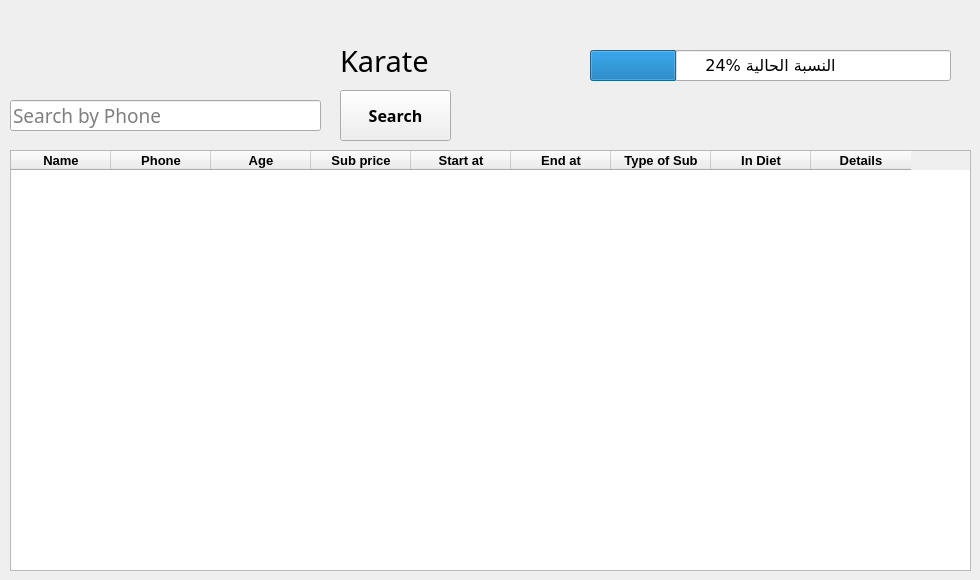
    <widget class="QWidget" name="tab_6">
     <attribute name="title">
      <string>Karate</string>
     </attribute>
     <widget class="QLineEdit" name="lineEdit_14">
      <property name="geometry">
       <rect>
        <x>10</x>
        <y>100</y>
        <width>311</width>
        <height>31</height>
       </rect>
      </property>
      <property name="font">
       <font>
        <family>Javanese Text</family>
        <pointsize>14</pointsize>
       </font>
      </property>
      <property name="placeholderText">
       <string>Search by Phone</string>
      </property>
     </widget>
     <widget class="QPushButton" name="pushButton_33">
      <property name="geometry">
       <rect>
        <x>340</x>
        <y>90</y>
        <width>111</width>
        <height>51</height>
       </rect>
      </property>
      <property name="font">
       <font>
        <family>Javanese Text</family>
        <pointsize>12</pointsize>
        <weight>75</weight>
        <bold>true</bold>
       </font>
      </property>
      <property name="cursor">
       <cursorShape>PointingHandCursor</cursorShape>
      </property>
      <property name="text">
       <string>Search</string>
      </property>
     </widget>
     <widget class="QTableWidget" name="tableWidget_4">
      <property name="geometry">
       <rect>
        <x>10</x>
        <y>150</y>
        <width>961</width>
        <height>421</height>
       </rect>
      </property>
      <property name="font">
       <font>
        <pointsize>10</pointsize>
        <weight>75</weight>
        <bold>true</bold>
       </font>
      </property>
      <column>
       <property name="text">
        <string>Name</string>
       </property>
       <property name="font">
        <font>
         <pointsize>10</pointsize>
         <weight>75</weight>
         <bold>true</bold>
        </font>
       </property>
       <property name="textAlignment">
        <set>AlignCenter</set>
       </property>
      </column>
      <column>
       <property name="text">
        <string>Phone</string>
       </property>
       <property name="font">
        <font>
         <pointsize>10</pointsize>
         <weight>75</weight>
         <bold>true</bold>
        </font>
       </property>
       <property name="textAlignment">
        <set>AlignCenter</set>
       </property>
      </column>
      <column>
       <property name="text">
        <string>Age</string>
       </property>
       <property name="font">
        <font>
         <pointsize>10</pointsize>
         <weight>75</weight>
         <bold>true</bold>
        </font>
       </property>
       <property name="textAlignment">
        <set>AlignCenter</set>
       </property>
      </column>
      <column>
       <property name="text">
        <string>Sub price</string>
       </property>
       <property name="font">
        <font>
         <pointsize>10</pointsize>
         <weight>75</weight>
         <bold>true</bold>
        </font>
       </property>
       <property name="textAlignment">
        <set>AlignCenter</set>
       </property>
      </column>
      <column>
       <property name="text">
        <string>Start at</string>
       </property>
       <property name="font">
        <font>
         <pointsize>10</pointsize>
         <weight>75</weight>
         <bold>true</bold>
        </font>
       </property>
       <property name="textAlignment">
        <set>AlignCenter</set>
       </property>
      </column>
      <column>
       <property name="text">
        <string>End at</string>
       </property>
       <property name="font">
        <font>
         <family>MS Shell Dlg 2</family>
         <pointsize>10</pointsize>
         <weight>75</weight>
         <bold>true</bold>
        </font>
       </property>
       <property name="textAlignment">
        <set>AlignCenter</set>
       </property>
      </column>
      <column>
       <property name="text">
        <string>Type of Sub</string>
       </property>
       <property name="font">
        <font>
         <pointsize>10</pointsize>
         <weight>75</weight>
         <bold>true</bold>
        </font>
       </property>
       <property name="textAlignment">
        <set>AlignCenter</set>
       </property>
      </column>
      <column>
       <property name="text">
        <string>In Diet</string>
       </property>
       <property name="font">
        <font>
         <pointsize>10</pointsize>
         <weight>75</weight>
         <bold>true</bold>
        </font>
       </property>
       <property name="textAlignment">
        <set>AlignCenter</set>
       </property>
      </column>
      <column>
       <property name="text">
        <string>Details</string>
       </property>
       <property name="font">
        <font>
         <pointsize>10</pointsize>
         <weight>75</weight>
         <bold>true</bold>
        </font>
       </property>
       <property name="textAlignment">
        <set>AlignCenter</set>
       </property>
      </column>
     </widget>
     <widget class="QLabel" name="label_25">
      <property name="geometry">
       <rect>
        <x>340</x>
        <y>30</y>
        <width>131</width>
        <height>61</height>
       </rect>
      </property>
      <property name="font">
       <font>
        <family>Javanese Text</family>
        <pointsize>22</pointsize>
       </font>
      </property>
      <property name="text">
       <string>Karate</string>
      </property>
     </widget>
     <widget class="QProgressBar" name="progressBar_4">
      <property name="geometry">
       <rect>
        <x>590</x>
        <y>50</y>
        <width>361</width>
        <height>31</height>
       </rect>
      </property>
      <property name="font">
       <font>
        <family>MS Reference Sans Serif</family>
        <pointsize>12</pointsize>
        <weight>50</weight>
        <italic>false</italic>
        <bold>false</bold>
       </font>
      </property>
      <property name="value">
       <number>24</number>
      </property>
      <property name="format">
       <string>%p% النسبة الحالية</string>
      </property>
     </widget>
    </widget>
